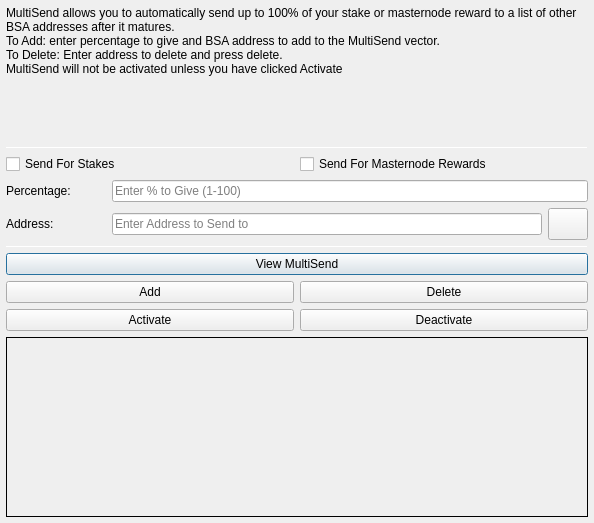
<?xml version="1.0" encoding="UTF-8"?>
<ui version="4.0">
 <class>MultiSendDialog</class>
 <widget class="QDialog" name="MultiSendDialog">
  <property name="windowModality">
   <enum>Qt::NonModal</enum>
  </property>
  <property name="geometry">
   <rect>
    <x>0</x>
    <y>0</y>
    <width>594</width>
    <height>523</height>
   </rect>
  </property>
  <property name="windowTitle">
   <string>MultiSend</string>
  </property>
  <layout class="QVBoxLayout" name="verticalLayout" stretch="0">
   <property name="leftMargin">
    <number>6</number>
   </property>
   <property name="topMargin">
    <number>6</number>
   </property>
   <property name="rightMargin">
    <number>6</number>
   </property>
   <property name="bottomMargin">
    <number>6</number>
   </property>
   <item>
    <layout class="QVBoxLayout" name="verticalLayout_Main" stretch="1,1,1,1,1,1">
     <item>
      <widget class="QLabel" name="label_2">
       <property name="lineWidth">
        <number>1</number>
       </property>
       <property name="text">
        <string>MultiSend allows you to automatically send up to 100% of your stake or masternode reward to a list of other BSA addresses after it matures.
To Add: enter percentage to give and BSA address to add to the MultiSend vector.
To Delete: Enter address to delete and press delete.
MultiSend will not be activated unless you have clicked Activate</string>
       </property>
       <property name="alignment">
        <set>Qt::AlignLeading|Qt::AlignLeft|Qt::AlignTop</set>
       </property>
       <property name="wordWrap">
        <bool>true</bool>
       </property>
      </widget>
     </item>
     <item>
      <widget class="Line" name="line">
       <property name="minimumSize">
        <size>
         <width>0</width>
         <height>1</height>
        </size>
       </property>
       <property name="maximumSize">
        <size>
         <width>16777215</width>
         <height>1</height>
        </size>
       </property>
       <property name="orientation">
        <enum>Qt::Horizontal</enum>
       </property>
      </widget>
     </item>
     <item>
      <layout class="QVBoxLayout" name="verticalLayout_Settings">
       <item>
        <layout class="QHBoxLayout" name="horizontalLayout">
         <item>
          <widget class="QCheckBox" name="multiSendStakeCheckBox">
           <property name="text">
            <string>Send For Stakes</string>
           </property>
          </widget>
         </item>
         <item>
          <widget class="QCheckBox" name="multiSendMasternodeCheckBox">
           <property name="text">
            <string>Send For Masternode Rewards</string>
           </property>
          </widget>
         </item>
        </layout>
       </item>
       <item>
        <layout class="QHBoxLayout" name="horizontalLayout_6">
         <item>
          <widget class="QLabel" name="label">
           <property name="minimumSize">
            <size>
             <width>100</width>
             <height>0</height>
            </size>
           </property>
           <property name="toolTip">
            <string>Percentage of stake to send</string>
           </property>
           <property name="text">
            <string>Percentage:</string>
           </property>
          </widget>
         </item>
         <item>
          <widget class="QLineEdit" name="multiSendPercentEdit">
           <property name="toolTip">
            <string>Enter whole numbers 1 - 100</string>
           </property>
           <property name="placeholderText">
            <string>Enter % to Give (1-100)</string>
           </property>
          </widget>
         </item>
        </layout>
       </item>
       <item>
        <layout class="QHBoxLayout" name="horizontalLayout_7">
         <item>
          <widget class="QLabel" name="label_5">
           <property name="minimumSize">
            <size>
             <width>100</width>
             <height>0</height>
            </size>
           </property>
           <property name="toolTip">
            <string>Address to send portion of stake to</string>
           </property>
           <property name="text">
            <string>Address:</string>
           </property>
          </widget>
         </item>
         <item>
          <widget class="QLineEdit" name="multiSendAddressEdit">
           <property name="toolTip">
            <string/>
           </property>
           <property name="placeholderText">
            <string>Enter Address to Send to</string>
           </property>
          </widget>
         </item>
         <item>
          <widget class="QPushButton" name="addressBookButton">
           <property name="maximumSize">
            <size>
             <width>16777215</width>
             <height>32</height>
            </size>
           </property>
           <property name="toolTip">
            <string>Choose an address from the address book</string>
           </property>
           <property name="text">
            <string/>
           </property>
           <property name="icon">
            <iconset resource="../basex.qrc">
             <normaloff>:/icons/address-book</normaloff>:/icons/address-book</iconset>
           </property>
           <property name="shortcut">
            <string>Alt+A</string>
           </property>
           <property name="autoDefault">
            <bool>false</bool>
           </property>
          </widget>
         </item>
        </layout>
       </item>
      </layout>
     </item>
     <item>
      <widget class="Line" name="line_2">
       <property name="minimumSize">
        <size>
         <width>0</width>
         <height>1</height>
        </size>
       </property>
       <property name="maximumSize">
        <size>
         <width>16777215</width>
         <height>1</height>
        </size>
       </property>
       <property name="orientation">
        <enum>Qt::Horizontal</enum>
       </property>
      </widget>
     </item>
     <item>
      <layout class="QVBoxLayout" name="verticalLayout_Buttons">
       <item>
        <layout class="QHBoxLayout" name="horizontalLayout_4">
         <item>
          <widget class="QPushButton" name="viewButton">
           <property name="toolTip">
            <string/>
           </property>
           <property name="statusTip">
            <string>View MultiSend Vector</string>
           </property>
           <property name="text">
            <string>View MultiSend</string>
           </property>
          </widget>
         </item>
        </layout>
       </item>
       <item>
        <layout class="QHBoxLayout" name="horizontalLayout_2">
         <item>
          <widget class="QPushButton" name="addButton">
           <property name="toolTip">
            <string/>
           </property>
           <property name="statusTip">
            <string>Add to MultiSend Vector</string>
           </property>
           <property name="text">
            <string>Add</string>
           </property>
          </widget>
         </item>
         <item>
          <widget class="QPushButton" name="deleteButton">
           <property name="toolTip">
            <string/>
           </property>
           <property name="statusTip">
            <string>Delete Address From MultiSend Vector</string>
           </property>
           <property name="text">
            <string>Delete</string>
           </property>
          </widget>
         </item>
        </layout>
       </item>
       <item>
        <layout class="QHBoxLayout" name="horizontalLayout_5">
         <item>
          <widget class="QPushButton" name="activateButton">
           <property name="statusTip">
            <string>Activate MultiSend</string>
           </property>
           <property name="text">
            <string>Activate</string>
           </property>
          </widget>
         </item>
         <item>
          <widget class="QPushButton" name="disableButton">
           <property name="statusTip">
            <string>Deactivate MultiSend</string>
           </property>
           <property name="text">
            <string>Deactivate</string>
           </property>
          </widget>
         </item>
        </layout>
       </item>
      </layout>
     </item>
     <item>
      <widget class="QLabel" name="message">
       <property name="minimumSize">
        <size>
         <width>0</width>
         <height>180</height>
        </size>
       </property>
       <property name="frameShape">
        <enum>QFrame::Panel</enum>
       </property>
       <property name="frameShadow">
        <enum>QFrame::Plain</enum>
       </property>
       <property name="lineWidth">
        <number>1</number>
       </property>
       <property name="midLineWidth">
        <number>1</number>
       </property>
       <property name="text">
        <string/>
       </property>
       <property name="alignment">
        <set>Qt::AlignLeading|Qt::AlignLeft|Qt::AlignTop</set>
       </property>
       <property name="wordWrap">
        <bool>true</bool>
       </property>
      </widget>
     </item>
    </layout>
   </item>
  </layout>
 </widget>
 <resources>
  <include location="../basex.qrc"/>
 </resources>
 <connections/>
</ui>
